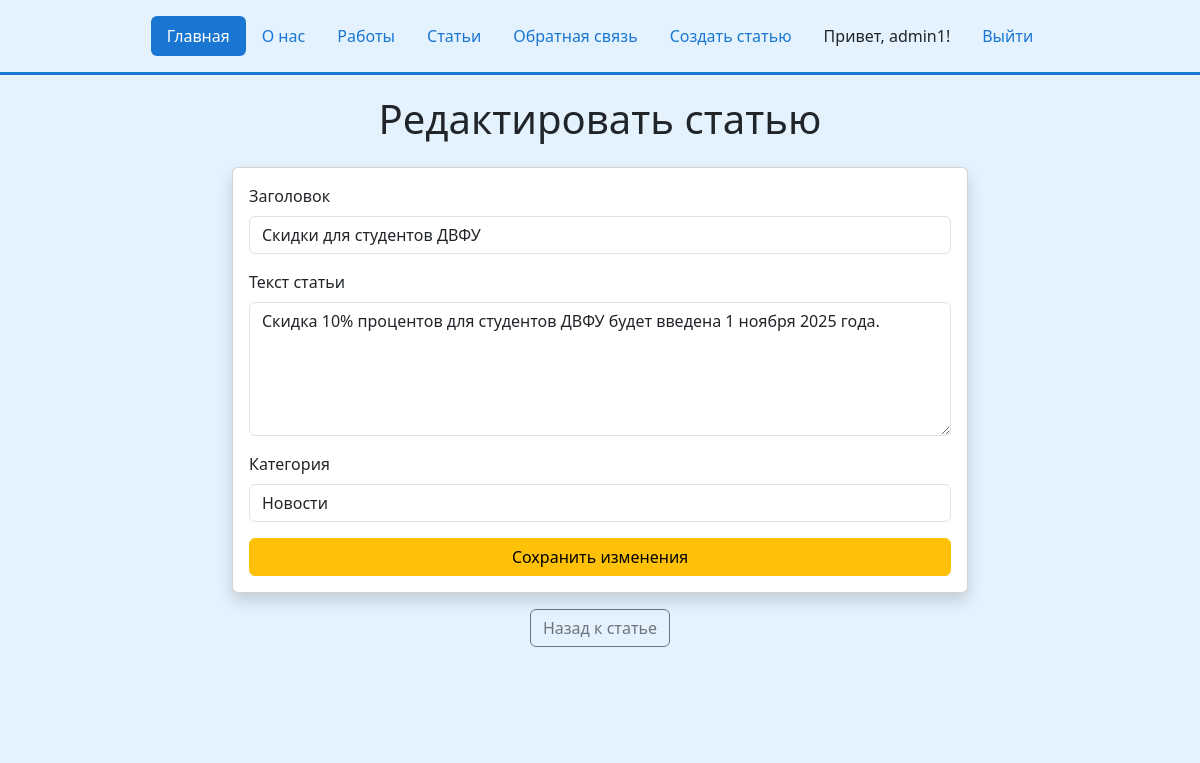
The page /edit-article/1/ (signed in) on the database its author committed.
### my_siteApp/models.py (models this page shows, shortened)
class Article(models.Model):
    CATEGORY_CHOICES = [
        ('news', 'Новости'),
        ('works', 'Ваши работы'),
        ('review', 'Обзоры'),
    ]
    title = models.CharField(max_length=200, verbose_name="Заголовок")
    text = models.TextField(verbose_name="Текст статьи")
    created_date = models.DateTimeField(default=timezone.now, verbose_name="Дата создания")
    category = models.CharField(
        max_length=20,
        choices=CATEGORY_CHOICES,
        default='news',
        verbose_name="Категория"
    )
    user = models.ForeignKey(
        User,
        on_delete=models.CASCADE,
        related_name='articles',
        verbose_name="Автор"
    )
    class Meta:
        ordering = ['-created_date']

### my_siteApp/views.py (the view)
# urls.py: path('edit-article/<int:id>/', views.edit_article, name='edit_article'),
@login_required
def edit_article(request, id):
    article = get_object_or_404(Article, id=id)
    if article.user != request.user and not request.user.is_superuser:
        messages.error(request, 'Вы можете редактировать только свои статьи!')
        return redirect('articles_list')
    if request.method == 'POST':
        form = ArticleForm(request.POST, instance=article, user=request.user)
        if form.is_valid():
            if 'category' in form.changed_data:
                new_category = form.cleaned_data['category']
                if not Article.can_user_create_article(request.user, new_category):
                    messages.error(request, 'У вас нет прав для изменения категории на эту!')
                    return redirect('articles_list')
            form.save()
            messages.success(request, 'Статья успешно обновлена!')
            return redirect('news_detail', id=article.id)
    else:
        form = ArticleForm(instance=article, user=request.user)
    return render(request, 'my_siteApp/edit_article.html', {'form': form, 'article': article})

### my_siteApp/forms.py
class ArticleForm(forms.ModelForm):
    class Meta:
        model = Article
        fields = ['title', 'text', 'category']
        widgets = {
            'title': forms.TextInput(attrs={'class': 'form-control', 'placeholder': 'Введите заголовок'}),
            'text': forms.Textarea(attrs={'class': 'form-control', 'rows': 5, 'placeholder': 'Введите текст статьи'}),
            'category': forms.Select(attrs={'class': 'form-control'}),
        }
        labels = {
            'title': 'Заголовок',
            'text': 'Текст статьи',
            'category': 'Категория',
        }
    def __init__(self, *args, **kwargs):
        self.user = kwargs.pop('user', None)
        super().__init__(*args, **kwargs)
        if self.user and not (self.user.is_superuser or self.user.is_staff):
            self.fields['category'].choices = [
                ('works', 'Ваши работы'),
            ]
            self.fields['category'].initial = 'works'

### my_siteApp/templates/my_siteApp/edit_article.html (shortened to what this page needs)
{% extends 'my_siteApp/base.html' %}
{% block content %}
<div class="row justify-content-center">
    <div class="col-md-8">
        <h1 class="text-center mb-4">Редактировать статью</h1>
        <div class="card shadow">
            <div class="card-body">
                <form method="post">
                    {% for field in form %}
                    <div class="mb-3">
                        <label for="{{ field.id_for_label }}" class="form-label">{{ field.label }}</label>
                        {{ field }}
                    </div>
                    {% endfor %}
                    <button type="submit" class="btn btn-warning w-100">Сохранить изменения</button>
                </form>
            </div>
        </div>
        <div class="text-center mt-3">
            <a href="{% url 'news_detail' article.id %}" class="btn btn-outline-secondary">Назад к статье</a>
        </div>
    </div>
</div>
{% endblock %}

### my_siteApp/templates/my_siteApp/base.html (shortened to what this page needs)
<!DOCTYPE html>
<html lang="ru">
<head>
    <link rel="stylesheet" href="https://cdn.jsdelivr.net/npm/bootstrap@5.3.3/dist/css/bootstrap.min.css">
    <link rel="stylesheet" href="https://cdnjs.cloudflare.com/ajax/libs/font-awesome/6.0.0/css/all.min.css">
</head>
<body>
    <div class="container">
        <header class="d-flex justify-content-center py-3">
            <ul class="nav nav-pills">
                <li class="nav-item">
                    <a href="/" class="nav-link active" aria-current="page">Главная</a>
                </li>
                <li class="nav-item">
                    <a href="/about/" class="nav-link">О нас</a>
                </li>
                <li class="nav-item">
                    <a href="/works/" class="nav-link">Работы</a>
                </li>
                <li class="nav-item">
                    <a href="/articles/" class="nav-link">Статьи</a>
                </li>
                <li class="nav-item">
                    <a href="/feedback/" class="nav-link">Обратная связь</a>
                </li>
                {% if user.is_authenticated %}
                <li class="nav-item">
                    <a href="/create-article/" class="nav-link">Создать статью</a>
                </li>
                <li class="nav-item">
                    <span class="nav-link text-dark">Привет, {{ user.username }}!</span>
                </li>
                <li class="nav-item">
                    <form method="post" action="{% url 'logout' %}" class="d-inline">
                        <button type="submit" class="btn btn-link nav-link">Выйти</button>
                    </form>
                </li>
                {% endif %}
            </ul>
        </header>
    </div>
    <div class="b-example-divider"></div>
    <div class="content-container">
        <div class="container">
            {% block content %}{% endblock %}
        </div>
    </div>
</body>
</html>

### my_siteApp/templates/my_siteApp/base.html (style rules this page uses)
body { background-color: #e3f2fd; margin: 0; padding: 0; min-height: 100vh; }
.content-container { background-color: #e3f2fd; min-height: calc(100vh - 140px); padding: 20px 0; }
.nav-pills .nav-link.active { background-color: #1976d2; }
.nav-link { color: #1976d2; }
.b-example-divider { height: 3px; background-color: #1976d2; margin: 0; }

### rows shown on the page
Article: form "Скидки для студентов ДВФУ" "Скидка 10% процентов для студентов ДВФУ будет введена 1 ноября 2025 года." "Новости"

### other values the page prints
{{ user.username }} "admin1"
{{ field.label }} "Заголовок" "Текст статьи" "Категория"
